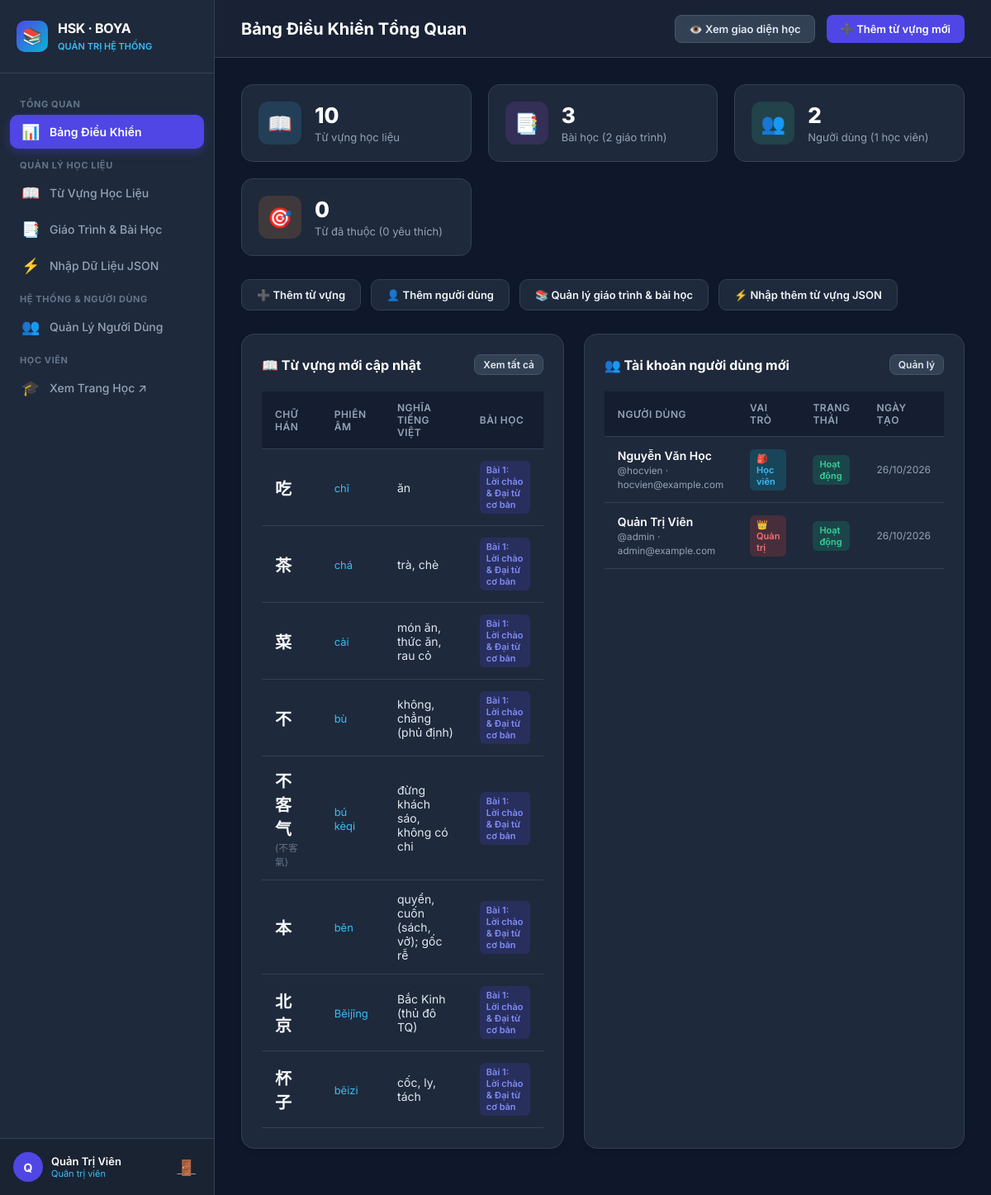
/admin/index.php (signed in), run on the app's committed database.
### tables this page shows
CREATE TABLE IF NOT EXISTS `users` (
  `id` INT AUTO_INCREMENT PRIMARY KEY,
  `username` VARCHAR(50) NOT NULL UNIQUE,
  `email` VARCHAR(100) NOT NULL UNIQUE,
  `password` VARCHAR(255) NOT NULL,
  `full_name` VARCHAR(100) NOT NULL,
  `role` ENUM('admin', 'user') NOT NULL DEFAULT 'user',
  `avatar` VARCHAR(255) DEFAULT NULL,
  `status` TINYINT(1) NOT NULL DEFAULT 1 COMMENT '1: Hoạt động, 0: Bị khóa',
  `created_at` DATETIME NOT NULL DEFAULT CURRENT_TIMESTAMP,
  `updated_at` DATETIME NOT NULL DEFAULT CURRENT_TIMESTAMP ON UPDATE CURRENT_TIMESTAMP
);

CREATE TABLE IF NOT EXISTS `vocabularies` (
  `id` INT AUTO_INCREMENT PRIMARY KEY,
  `unit_id` INT NOT NULL,
  `word` VARCHAR(100) NOT NULL,
  `traditional` VARCHAR(100) DEFAULT NULL,
  `pinyin` VARCHAR(150) NOT NULL,
  `han_viet` VARCHAR(100) DEFAULT NULL,
  `pos` VARCHAR(50) DEFAULT NULL,
  `pos_full` VARCHAR(100) DEFAULT NULL,
  `meaning_vi` TEXT NOT NULL,
  `meaning_en` TEXT DEFAULT NULL,
  `examples` LONGTEXT DEFAULT NULL COMMENT 'JSON array danh sách câu ví dụ [{hz, py, vn}]',
  `mnemonic` TEXT DEFAULT NULL COMMENT 'Chiết tự & câu chuyện gợi nhớ',
  `radical` VARCHAR(50) DEFAULT NULL COMMENT 'Bộ thủ chính',
  `stroke_count` INT NOT NULL DEFAULT 0,
  `audio_url` VARCHAR(255) DEFAULT NULL,
  `sort_order` INT NOT NULL DEFAULT 0,
  `created_at` DATETIME NOT NULL DEFAULT CURRENT_TIMESTAMP,
  CONSTRAINT `fk_vocab_unit` FOREIGN KEY (`unit_id`) REFERENCES `units` (`id`) ON DELETE CASCADE
);

CREATE TABLE IF NOT EXISTS `units` (
  `id` INT AUTO_INCREMENT PRIMARY KEY,
  `book_id` INT NOT NULL,
  `unit_number` INT NOT NULL,
  `title` VARCHAR(255) NOT NULL,
  `description` TEXT DEFAULT NULL,
  `sort_order` INT NOT NULL DEFAULT 0,
  `created_at` DATETIME NOT NULL DEFAULT CURRENT_TIMESTAMP,
  CONSTRAINT `fk_units_book` FOREIGN KEY (`book_id`) REFERENCES `books` (`id`) ON DELETE CASCADE
);

### includes/auth.php (called while the page is built, shortened)
<?php
function current_user(): ?array {
    return $_SESSION['user'] ?? null;
}

### includes/helpers.php (called while the page is built, shortened)
<?php
function e(?string $string): string {
    return htmlspecialchars($string ?? '', ENT_QUOTES, 'UTF-8');
}

### admin/index.php (the view, shortened to what this page needs)
<?php
require_once __DIR__ . '/layout.php';
$pdo = getDbConnection();
$totalVocab = $pdo->query("SELECT COUNT(*) FROM vocabularies")->fetchColumn();
$totalBooks = $pdo->query("SELECT COUNT(*) FROM books")->fetchColumn();
$totalUnits = $pdo->query("SELECT COUNT(*) FROM units")->fetchColumn();
$totalUsers = $pdo->query("SELECT COUNT(*) FROM users")->fetchColumn();
$totalLearners = $pdo->query("SELECT COUNT(*) FROM users WHERE role = 'user'")->fetchColumn();
$totalFavorites = $pdo->query("SELECT COUNT(*) FROM user_progress WHERE is_favorite = 1")->fetchColumn();
$totalMastered = $pdo->query("SELECT COUNT(*) FROM user_progress WHERE status = 'mastered'")->fetchColumn();
$stmtRecentUsers = $pdo->query("SELECT id, username, email, full_name, role, status, created_at FROM users ORDER BY id DESC LIMIT 5");
$recentUsers = $stmtRecentUsers->fetchAll();
$stmtRecentVocab = $pdo->query("SELECT v.*, u.title AS unit_title, b.title AS book_title
    FROM vocabularies v
    LEFT JOIN units u ON v.unit_id = u.id
    LEFT JOIN books b ON u.book_id = b.id
    ORDER BY v.id DESC LIMIT 8");
$recentVocab = $stmtRecentVocab->fetchAll();
renderAdminHeader('Bảng Điều Khiển Tổng Quan', 'dashboard');
?>
<div class="stats-grid">
    <div class="stat-card">
        <div class="stat-icon stat-blue">📖</div>
        <div class="stat-info">
            <div class="num"><?= number_format($totalVocab) ?></div>
            <div class="label">Từ vựng học liệu</div>
        </div>
    </div>
    <div class="stat-card">
        <div class="stat-icon stat-purple">📑</div>
        <div class="stat-info">
            <div class="num"><?= number_format($totalUnits) ?></div>
            <div class="label">Bài học (<?= $totalBooks ?> giáo trình)</div>
        </div>
    </div>
    <div class="stat-card">
        <div class="stat-icon stat-green">👥</div>
        <div class="stat-info">
            <div class="num"><?= number_format($totalUsers) ?></div>
            <div class="label">Người dùng (<?= $totalLearners ?> học viên)</div>
        </div>
    </div>
    <div class="stat-card">
        <div class="stat-icon stat-orange">🎯</div>
        <div class="stat-info">
            <div class="num"><?= number_format($totalMastered) ?></div>
            <div class="label">Từ đã thuộc (<?= $totalFavorites ?> yêu thích)</div>
        </div>
    </div>
</div>
<div class="quick-actions-bar">
    <a href="vocab.php?action=create" class="quick-btn">
        <span>➕ Thêm từ vựng</span>
    </a>
    <a href="users.php?action=create" class="quick-btn">
        <span>👤 Thêm người dùng</span>
    </a>
    <a href="books.php" class="quick-btn">
        <span>📚 Quản lý giáo trình & bài học</span>
    </a>
    <a href="import.php" class="quick-btn">
        <span>⚡ Nhập thêm từ vựng JSON</span>
    </a>
</div>
<div class="dashboard-split">
    <div class="card">
        <div class="card-header">
            <div class="card-title">📖 Từ vựng mới cập nhật</div>
            <a href="vocab.php" class="btn-pill btn-secondary" style="font-size:12px; padding:4px 10px;">Xem tất cả</a>
        </div>
        <div class="table-responsive">
            <table class="admin-table">
                <thead>
                    <tr>
                        <th>Chữ Hán</th>
                        <th>Phiên âm</th>
                        <th>Nghĩa tiếng Việt</th>
                        <th>Bài học</th>
                    </tr>
                </thead>
                <tbody>
                    <?php if (empty($recentVocab)): ?>
                        <tr><td colspan="4" style="text-align:center; color:#94a3b8;">Chưa có từ vựng nào.</td></tr>
                    <?php else: ?>
                        <?php foreach ($recentVocab as $v): ?>
                            <tr>
                                <td>
                                    <span class="hanzi-cell"><?= e($v['word']) ?></span>
                                    <?php if ($v['traditional'] && $v['traditional'] !== $v['word']): ?>
                                        <small style="color:#64748b;">(<?= e($v['traditional']) ?>)</small>
                                    <?php endif; ?>
                                </td>
                                <td><span class="pinyin-cell"><?= e($v['pinyin']) ?></span></td>
                                <td><?= e($v['meaning_vi']) ?></td>
                                <td>
                                    <span class="badge badge-primary"><?= e($v['unit_title'] ?? 'Bài ' . $v['unit_id']) ?></span>
                                </td>
                            </tr>
                        <?php endforeach; ?>
                    <?php endif; ?>
                </tbody>
            </table>
        </div>
    </div>
    <div class="card">
        <div class="card-header">
            <div class="card-title">👥 Tài khoản người dùng mới</div>
            <a href="users.php" class="btn-pill btn-secondary" style="font-size:12px; padding:4px 10px;">Quản lý</a>
        </div>
        <div class="table-responsive">
            <table class="admin-table">
                <thead>
                    <tr>
                        <th>Người dùng</th>
                        <th>Vai trò</th>
                        <th>Trạng thái</th>
                        <th>Ngày tạo</th>
                    </tr>
                </thead>
                <tbody>
                    <?php if (empty($recentUsers)): ?>
                        <tr><td colspan="4" style="text-align:center; color:#94a3b8;">Chưa có người dùng.</td></tr>
                    <?php else: ?>
                        <?php foreach ($recentUsers as $u): ?>
                            <tr>
                                <td>
                                    <div style="font-weight:600; color:#fff;"><?= e($u['full_name']) ?></div>
                                    <small style="color:#94a3b8;">@<?= e($u['username']) ?> · <?= e($u['email']) ?></small>
                                </td>
                                <td>
                                    <?php if ($u['role'] === 'admin'): ?>
                                        <span class="badge badge-danger">👑 Quản trị</span>
                                    <?php else: ?>
                                        <span class="badge badge-info">🎒 Học viên</span>
                                    <?php endif; ?>
                                </td>
                                <td>
                                    <?php if ((int)$u['status'] === 1): ?>
                                        <span class="badge badge-success">Hoạt động</span>
                                    <?php else: ?>
                                        <span class="badge badge-danger">Đã khóa</span>
                                    <?php endif; ?>
                                </td>
                                <td style="font-size:12px; color:#94a3b8;">
                                    <?= date('d/m/Y', strtotime($u['created_at'])) ?>
                                </td>
                            </tr>
                        <?php endforeach; ?>
                    <?php endif; ?>
                </tbody>
            </table>
        </div>
    </div>
</div>
<?php
renderAdminFooter();

### admin/layout.php (shortened to what this page needs)
<?php
require_once __DIR__ . '/../includes/auth.php';
require_once __DIR__ . '/../includes/helpers.php';
$currentUser = current_user();
function renderAdminHeader(string $pageTitle, string $activeNav = 'dashboard') {
    global $currentUser;
?>
<!DOCTYPE html>
<html lang="vi">
<head>
</head>
<body>
    <aside class="admin-sidebar">
        <div class="sidebar-brand">
            <div class="brand-icon">📚</div>
            <div class="brand-text">
                <h2>HSK · BOYA</h2>
                <span>Quản Trị Hệ Thống</span>
            </div>
        </div>
        <ul class="sidebar-menu">
            <li class="menu-label">Tổng Quan</li>
            <li class="menu-item <?= $activeNav === 'dashboard' ? 'active' : '' ?>">
                <a href="index.php">
                    <span class="icon">📊</span>
                    <span>Bảng Điều Khiển</span>
                </a>
            </li>
            <li class="menu-label">Quản Lý Học Liệu</li>
            <li class="menu-item <?= $activeNav === 'vocab' ? 'active' : '' ?>">
                <a href="vocab.php">
                    <span class="icon">📖</span>
                    <span>Từ Vựng Học Liệu</span>
                </a>
            </li>
            <li class="menu-item <?= $activeNav === 'books' ? 'active' : '' ?>">
                <a href="books.php">
                    <span class="icon">📑</span>
                    <span>Giáo Trình & Bài Học</span>
                </a>
            </li>
            <li class="menu-item <?= $activeNav === 'import' ? 'active' : '' ?>">
                <a href="import.php">
                    <span class="icon">⚡</span>
                    <span>Nhập Dữ Liệu JSON</span>
                </a>
            </li>
            <li class="menu-label">Hệ Thống & Người Dùng</li>
            <li class="menu-item <?= $activeNav === 'users' ? 'active' : '' ?>">
                <a href="users.php">
                    <span class="icon">👥</span>
                    <span>Quản Lý Người Dùng</span>
                </a>
            </li>
            <li class="menu-label">Học Viên</li>
            <li class="menu-item">
                <a href="../word_learning.php" target="_blank">
                    <span class="icon">🎓</span>
                    <span>Xem Trang Học ↗</span>
                </a>
            </li>
        </ul>
        <div class="sidebar-footer">
            <div class="user-mini">
                <div class="user-avatar"><?= mb_strtoupper(mb_substr($currentUser['full_name'] ?? 'A', 0, 1)) ?></div>
                <div class="user-info">
                    <div class="user-name"><?= e($currentUser['full_name']) ?></div>
                    <div class="user-role">Quản trị viên</div>
                </div>
            </div>
            <a href="../logout.php" class="btn-logout" title="Đăng xuất">🚪</a>
        </div>
    </aside>
    <main class="admin-main">
        <header class="admin-topbar">
            <div class="topbar-title">
                <h1><?= e($pageTitle) ?></h1>
            </div>
            <div class="topbar-actions">
                <a href="../word_learning.php" class="btn-pill btn-secondary" target="_blank">
                    <span>👁️ Xem giao diện học</span>
                </a>
                <a href="vocab.php?action=create" class="btn-pill btn-primary">
                    <span>➕ Thêm từ vựng mới</span>
                </a>
            </div>
        </header>
        <div class="admin-content">
<?php
}
function renderAdminFooter() {
?>
        </div>
    </main>
</body>
</html>
<?php
}

### admin/index.php (style rules this page uses)
.stats-grid { display: grid; grid-template-columns: repeat(auto-fit, minmax(220px, 1fr)); gap: 20px; margin-bottom: 28px; }
.stat-card { background: var(--bg-card); border: 1px solid var(--border); border-radius: 14px; padding: 20px; display: flex; align-items: center; gap: 16px; transition: transform 0.2s, box-shadow 0.2s; }
.stat-icon { width: 52px; height: 52px; border-radius: 12px; display: flex; align-items: center; justify-content: center; font-size: 24px; }
.stat-blue { background: rgba(56, 189, 248, 0.15); color: #38bdf8; }
.stat-purple { background: rgba(168, 85, 247, 0.15); color: #c084fc; }
.stat-green { background: rgba(52, 211, 153, 0.15); color: #34d399; }
.stat-orange { background: rgba(251, 146, 60, 0.15); color: #fb923c; }
.stat-info .num { font-size: 26px; font-weight: 800; color: #fff; line-height: 1.2; }
.stat-info .label { font-size: 13px; color: var(--text-muted); margin-top: 2px; }
.quick-actions-bar { display: flex; flex-wrap: wrap; gap: 12px; margin-bottom: 28px; }
.quick-btn { background: #1e293b; border: 1px solid #334155; padding: 10px 18px; border-radius: 10px; color: #f1f5f9; text-decoration: none; font-size: 13px; font-weight: 600; display: inline-flex; align-items: center; gap: 8px; transition: all 0.2s; }
.dashboard-split { display: grid; grid-template-columns: 1fr 1fr; gap: 24px; }
.hanzi-cell { font-size: 20px; font-weight: 700; font-family: 'Noto Sans SC', sans-serif; color: #f8fafc; }
.pinyin-cell { color: #38bdf8; font-size: 13px; }

### data on the page
users: full_name "Q", full_name "Quản Trị Viên", username "admin", email "admin@example.com", role "👑 Quản trị", status "Hoạt động", created_at "26/10/2026"
vocabularies: word "吃", pinyin "chī", meaning_vi "ăn", unit.title "Bài 1: Lời chào & Đại từ cơ bản"
vocabularies: word "茶", pinyin "chá", meaning_vi "trà, chè", unit.title "Bài 1: Lời chào & Đại từ cơ bản"
vocabularies: word "菜", pinyin "cài", meaning_vi "món ăn, thức ăn, rau cỏ", unit.title "Bài 1: Lời chào & Đại từ cơ bản"
vocabularies: word "不", pinyin "bù", meaning_vi "không, chẳng (phủ định)", unit.title "Bài 1: Lời chào & Đại từ cơ bản"
vocabularies: word "不客气", traditional "不客氣", pinyin "bú kèqi", meaning_vi "đừng khách sáo, không có chi", unit.title "Bài 1: Lời chào & Đại từ cơ bản"
vocabularies: word "本", pinyin "běn", meaning_vi "quyển, cuốn (sách, vở); gốc rễ", unit.title "Bài 1: Lời chào & Đại từ cơ bản"
vocabularies: word "北京", pinyin "Běijīng", meaning_vi "Bắc Kinh (thủ đô TQ)", unit.title "Bài 1: Lời chào & Đại từ cơ bản"
vocabularies: word "杯子", pinyin "bēizi", meaning_vi "cốc, ly, tách", unit.title "Bài 1: Lời chào & Đại từ cơ bản"
users: full_name "Nguyễn Văn Học", username "hocvien", email "hocvien@example.com", role "🎒 Học viên", status "Hoạt động", created_at "26/10/2026"

### other printed values
$pageTitle "Bảng Điều Khiển Tổng Quan"
$totalVocab "10"
$totalUnits "3"
$totalBooks "2"
$totalUsers "2"
$totalLearners "1"
$totalMastered "0"
$totalFavorites "0"
